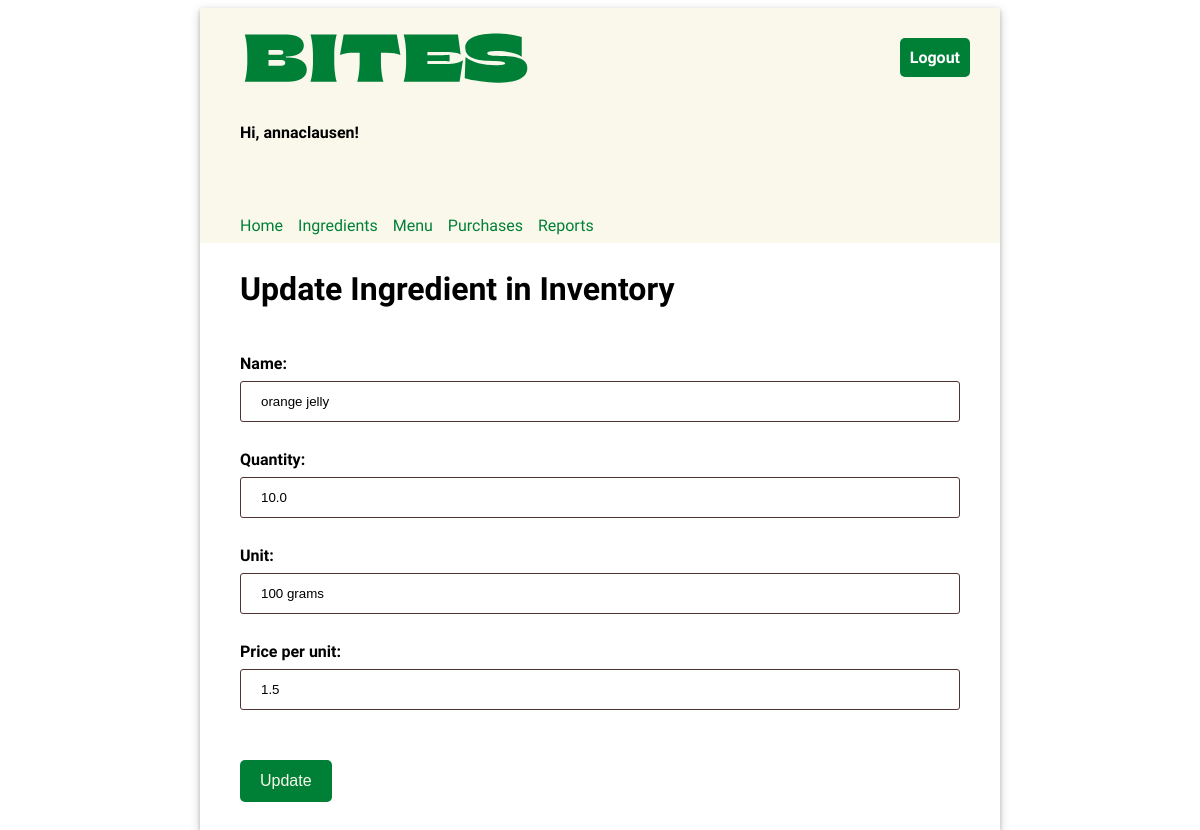
Screenshot of /ingredients/1/update (signed in) with the database file from the repository.
### inventory/models.py (models this page shows, shortened)
class Ingredient(models.Model):
    name = models.CharField(max_length=200, unique=True)
    quantity = models.FloatField(default=0)
    unit = models.CharField(max_length=200)
    price_per_unit = models.FloatField(default=0)

### inventory/views.py (the view)
# urls.py: path('ingredients/<slug:pk>/update', views.UpdateIngredientView.as_view(), name="update_ingredient"),
class UpdateIngredientView(LoginRequiredMixin, UpdateView):
    template_name = "inventory/update_ingredient.html"
    model = Ingredient
    form_class = IngredientForm

### inventory/forms.py
class IngredientForm(forms.ModelForm):
    class Meta:
        model = Ingredient
        fields = "__all__"

### inventory/templates/inventory/update_ingredient.html (shortened to what this page needs)
{% extends 'base.html' %}
{% load static %}
{% block content %}
    <h2>Update Ingredient in Inventory</h2>
    <form method="post" class="flex-form">
        {{ form }}
        <input type="submit" value="Update"/>
    </form>
{% endblock %}

### inventory/templates/base.html (shortened to what this page needs)
{% load static %}
<!DOCTYPE html>
<html>
<head>
  <link rel="stylesheet" type="text/css" href="{% static 'inventory/style.css' %}" />
</head>
<body>
  <div class="app">
  <header>
    <div class="header-first-row">
      <img src="{% static 'inventory/bites-logo.svg' %}" />
      {% if user.is_authenticated %}
      <a class="logout" href="/logout">Logout</a>
      {% endif %}
    </div>
    {% if user.is_authenticated %}
      <p class="greeting">Hi, {{ user.username }}!</p>
      <nav class="navbar">
        {% url 'home' as home_url %}
        {% url 'ingredients' as ingredients_url %}
        {% url 'menu' as menu_url %}
        {% url 'purchases' as purchases_url %}
        {% url 'reports' as reports_url %}
        <a class="nav-item{% if request.path == home_url %} current-page{% endif %}" href="{% url 'home' %}">Home</a>
        <a class="nav-item{% if request.path == ingredients_url %} current-page{% endif %}" href="{% url 'ingredients' %}">Ingredients</a>
        <a class="nav-item{% if request.path == menu_url %} current-page{% endif %}" href="{% url 'menu' %}">Menu</a>
        <a class="nav-item{% if request.path == purchases_url %} current-page{% endif %}" href="{% url 'purchases' %}">Purchases</a>
        <a class="nav-item{% if request.path == reports_url %} current-page{% endif %}" href="{% url 'reports' %}">Reports</a>
      </nav>
    {% endif %}
  </header>
  <main>
    {% block content %}{% endblock %}
  </main>
  </div>
</body>
</html>

### inventory/static/inventory/style.css (style rules this page uses)
body { font-family: 'Oxygen', sans-serif; }
input, select { width: 100%; padding: 12px 20px; margin: 8px 0; box-sizing: border-box; border: 1px solid #503530; border-radius: 3px; }
header { background-color: #FAF8EB; min-height: 200px; display: flex; align-items: center; flex-direction: column; align-items: flex-start; padding-left: 40px; }
main { display: flex; flex-direction: column; padding: 0 40px 20px 40px; justify-content: center; }
main h2 { font-size: 2em; }
.app { min-width: 800px; max-width: 60%; margin: 0 auto; box-shadow: 0 2px 4px 0 rgba(0, 0, 0, 0.2), 0 3px 10px 0 rgba(0, 0, 0, 0.19); }
form * { display: block; }
form label { font-size: 1em; font-weight: bold; padding-top: 20px; }
input[type=submit], button { border: 0px; width: 100%; background-color: #008037; border-radius: 5px; color: #FAF8EB; margin: 8px 0; padding: 12px 20px; font-size: 1em; margin-top: 50px; }
header p { font-weight: bold; }
.navbar { margin-top: 50px; display: flex; width: 100%; }
.navbar a { text-decoration: none; padding: 8px 0; color: #008037; margin-right: 15px; }
.header-first-row { width: 100%; display: flex; justify-content: space-between; }
.logout { height: max-content; text-align: center; text-decoration: none; border: 0px; background-color: #008037; border-radius: 5px; color: white; padding: 10px; font-weight: bold; margin: 30px; font-size: 1em; }
a { text-decoration: none; color: #008037; }
main form input[type=submit] { width: max-content; }

### rows the page displays
Ingredient: name "orange jelly", quantity "10.0", unit "100 grams", price_per_unit "1.5"

### other values shown
{{ user.username }} "annaclausen"
